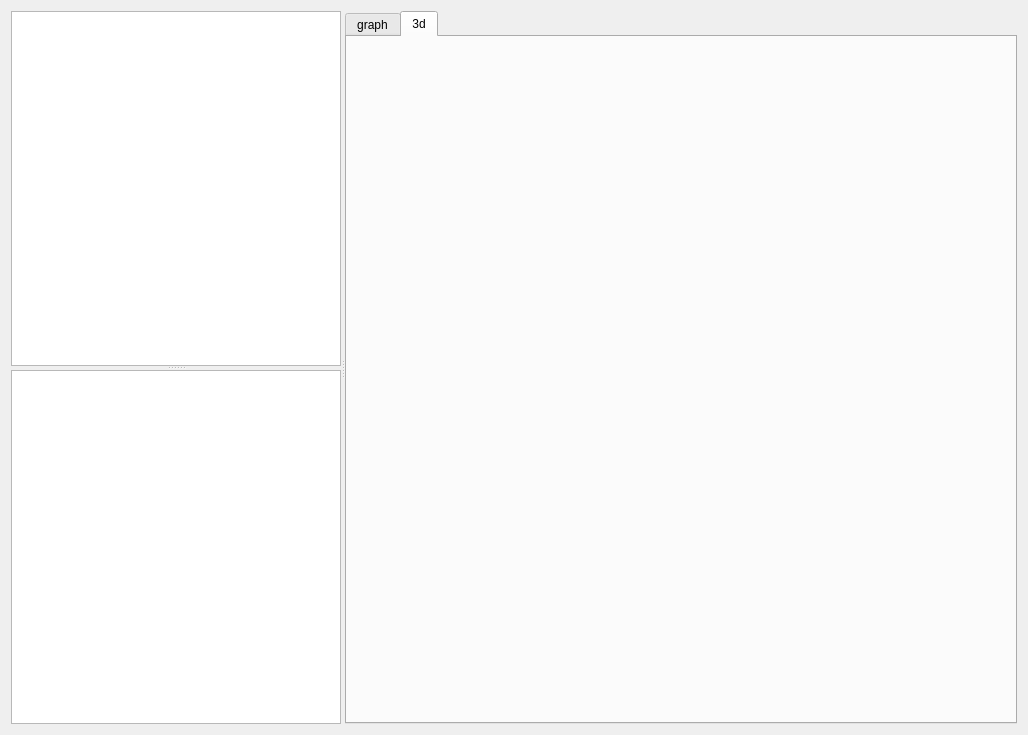
<?xml version="1.0" encoding="UTF-8"?>
<ui version="4.0">
 <class>graphDlg</class>
 <widget class="QWidget" name="graphDlg">
  <property name="geometry">
   <rect>
    <x>0</x>
    <y>0</y>
    <width>1028</width>
    <height>735</height>
   </rect>
  </property>
  <property name="windowTitle">
   <string>DSRGraph</string>
  </property>
  <layout class="QVBoxLayout" name="verticalLayout_4">
   <item>
    <widget class="QSplitter" name="splitter_2">
     <property name="orientation">
      <enum>Qt::Horizontal</enum>
     </property>
     <widget class="QSplitter" name="splitter_1">
      <property name="orientation">
       <enum>Qt::Vertical</enum>
      </property>
      <widget class="QTableWidget" name="tableWidgetNodes">
       <property name="sizePolicy">
        <sizepolicy hsizetype="Minimum" vsizetype="Expanding">
         <horstretch>0</horstretch>
         <verstretch>0</verstretch>
        </sizepolicy>
       </property>
      </widget>
      <widget class="QTableWidget" name="tableWidgetEdges">
       <property name="sizePolicy">
        <sizepolicy hsizetype="Minimum" vsizetype="Expanding">
         <horstretch>0</horstretch>
         <verstretch>0</verstretch>
        </sizepolicy>
       </property>
      </widget>
     </widget>
     <widget class="QTabWidget" name="tabWidget">
      <property name="currentIndex">
       <number>1</number>
      </property>
      <widget class="QWidget" name="tab">
       <attribute name="title">
        <string>graph</string>
       </attribute>
       <layout class="QVBoxLayout" name="verticalLayout_2">
        <item>
         <widget class="QScrollArea" name="scrollArea">
          <property name="sizePolicy">
           <sizepolicy hsizetype="Maximum" vsizetype="Expanding">
            <horstretch>0</horstretch>
            <verstretch>0</verstretch>
           </sizepolicy>
          </property>
          <property name="minimumSize">
           <size>
            <width>500</width>
            <height>0</height>
           </size>
          </property>
          <property name="widgetResizable">
           <bool>true</bool>
          </property>
          <widget class="QWidget" name="scrollAreaWidgetContents">
           <property name="geometry">
            <rect>
             <x>0</x>
             <y>0</y>
             <width>498</width>
             <height>664</height>
            </rect>
           </property>
           <layout class="QVBoxLayout" name="verticalLayout">
            <item>
             <widget class="QGraphicsView" name="graphicsView"/>
            </item>
           </layout>
          </widget>
         </widget>
        </item>
       </layout>
      </widget>
      <widget class="QWidget" name="tab_2">
       <attribute name="title">
        <string>3d</string>
       </attribute>
       <layout class="QVBoxLayout" name="verticalLayout_3">
        <item>
         <widget class="QWidget" name="widget" native="true"/>
        </item>
       </layout>
      </widget>
     </widget>
    </widget>
   </item>
  </layout>
 </widget>
 <resources/>
 <connections/>
</ui>
